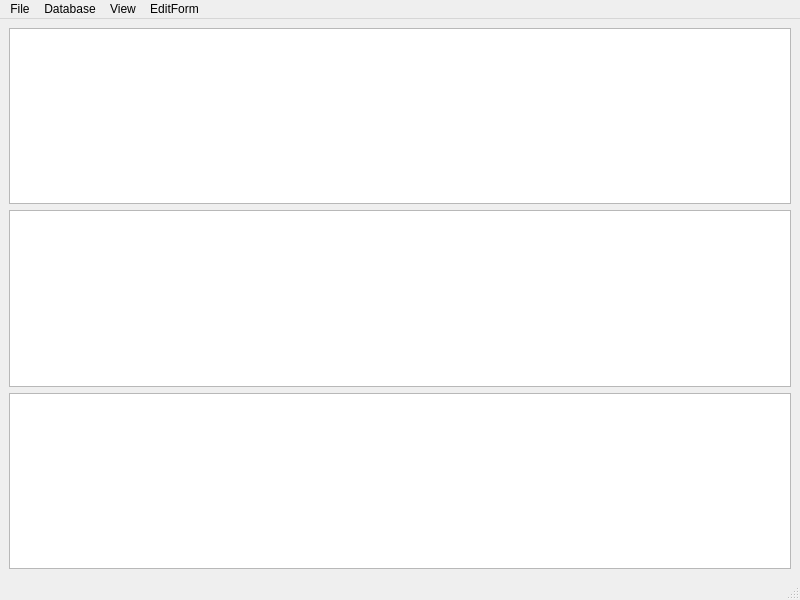
<?xml version="1.0" encoding="UTF-8"?>
<ui version="4.0">
 <class>LB1_form</class>
 <widget class="QMainWindow" name="LB1_form">
  <property name="geometry">
   <rect>
    <x>0</x>
    <y>0</y>
    <width>800</width>
    <height>600</height>
   </rect>
  </property>
  <property name="windowTitle">
   <string>MainWindow</string>
  </property>
  <widget class="QWidget" name="centralwidget">
   <layout class="QGridLayout" name="gridLayout">
    <item row="1" column="0">
     <widget class="QTableView" name="tableView_2"/>
    </item>
    <item row="2" column="0">
     <widget class="QTableView" name="tableView"/>
    </item>
    <item row="0" column="0">
     <widget class="QTableView" name="tableView_3"/>
    </item>
   </layout>
  </widget>
  <widget class="QMenuBar" name="menubar">
   <property name="geometry">
    <rect>
     <x>0</x>
     <y>0</y>
     <width>800</width>
     <height>21</height>
    </rect>
   </property>
   <widget class="QMenu" name="menuFile">
    <property name="title">
     <string>File</string>
    </property>
    <addaction name="actionExit"/>
   </widget>
   <widget class="QMenu" name="menuDatabase">
    <property name="title">
     <string>Database</string>
    </property>
    <addaction name="actiontitles"/>
    <addaction name="actiontitle_genre"/>
    <addaction name="actiongenres"/>
   </widget>
   <widget class="QMenu" name="menuView">
    <property name="title">
     <string>View</string>
    </property>
    <addaction name="actionQueryEdit"/>
   </widget>
   <widget class="QMenu" name="menuEditForm">
    <property name="title">
     <string>EditForm</string>
    </property>
    <addaction name="actionAdd"/>
    <addaction name="actionUpdate"/>
    <addaction name="actionDelete"/>
   </widget>
   <addaction name="menuFile"/>
   <addaction name="menuDatabase"/>
   <addaction name="menuView"/>
   <addaction name="menuEditForm"/>
  </widget>
  <widget class="QStatusBar" name="statusbar"/>
  <action name="actionExit">
   <property name="text">
    <string>Exit</string>
   </property>
  </action>
  <action name="actiontitles">
   <property name="text">
    <string>titles</string>
   </property>
  </action>
  <action name="actiontitle_genre">
   <property name="text">
    <string>title_genre</string>
   </property>
  </action>
  <action name="actiongenres">
   <property name="text">
    <string>genres</string>
   </property>
  </action>
  <action name="actionQueryEdit">
   <property name="text">
    <string>QueryEdit</string>
   </property>
  </action>
  <action name="actionAdd">
   <property name="text">
    <string>Add</string>
   </property>
  </action>
  <action name="actionUpdate">
   <property name="text">
    <string>Update</string>
   </property>
  </action>
  <action name="actionDelete">
   <property name="text">
    <string>Delete</string>
   </property>
  </action>
 </widget>
 <resources/>
 <connections/>
</ui>
